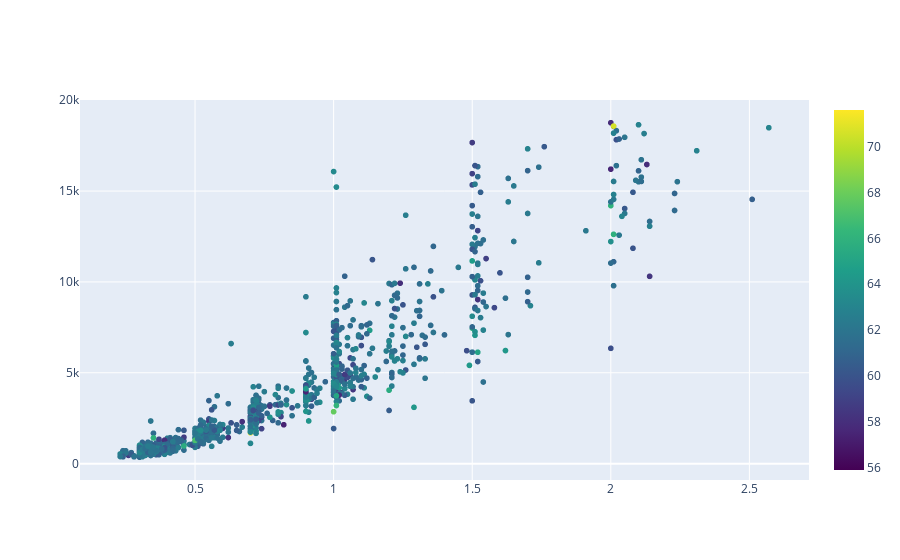

Source (notebook cell):
### Code cell
trace = go.Scattergl(
    x = sample.carat,
    y = sample.price,
    text= sample.depth,
    mode = 'markers',
    
    marker = dict(
#         size = sample.carat*5,
        color = sample.depth,
        colorscale='Viridis',
        showscale=True
    )
)

data = [trace]

iplot(data)

### Figure 1 — Plotly figure (JSON) as saved in the notebook; plotly's stock layout.template omitted (floating-point values rounded to 4 significant figures; data arrays with more than 128 entries replaced by an {"elided": "..."} marker saying what was removed)
{"data": [{"marker": {"color": {"elided": "1000 float values"}, "colorscale": [[0, "#440154"], [0.1111, "#482878"], [0.2222, "#3e4989"], [0.3333, "#31688e"], [0.4444, "#26828e"], [0.5556, "#1f9e89"], [0.6667, "#35b779"], [0.7778, "#6ece58"], [0.8889, "#b5de2b"], [1, "#fde725"]], "showscale": true}, "mode": "markers", "text": {"elided": "1000 float values"}, "type": "scattergl", "x": {"elided": "1000 float values"}, "y": {"elided": "1000 int values"}}], "layout": {}}
